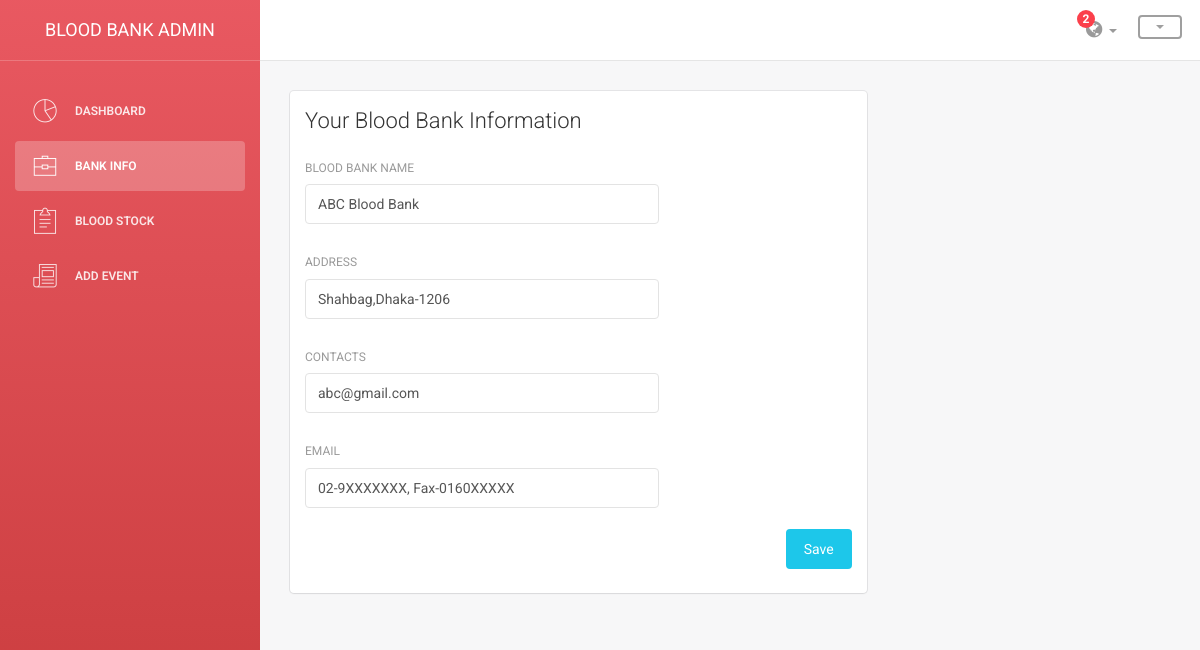
Page /public/admin/bank/bank_info.php (signed in) on the committed database.
### tables this page shows
CREATE TABLE blood_bank (
  blood_bank_id INT(11) NOT NULL AUTO_INCREMENT,
  admin_id INT(11) NOT NULL,
  name VARCHAR(100) NOT NULL,
  address VARCHAR(255) DEFAULT NULL,
  phone VARCHAR(255) DEFAULT NULL,
  email VARCHAR(50) DEFAULT NULL,
  `A+` SMALLINT(6) DEFAULT NULL,
  `B+` SMALLINT(6) DEFAULT NULL,
  `AB+` SMALLINT(6) DEFAULT NULL,
  `O+` SMALLINT(6) DEFAULT NULL,
  `A-` SMALLINT(6) DEFAULT NULL,
  `B-` SMALLINT(6) DEFAULT NULL,
  `AB-` SMALLINT(6) DEFAULT NULL,
  `O-` SMALLINT(6) DEFAULT NULL,
  PRIMARY KEY (blood_bank_id),
  CONSTRAINT FK_blood_bank_admin_admin_id FOREIGN KEY (admin_id)
    REFERENCES admin(admin_id) ON DELETE RESTRICT ON UPDATE RESTRICT
);

### public/admin/bank/bank_info.php (the view, shortened to what this page needs)
<?php
include ('header.php');
include '../../../includes/db_connection.php';
$bb_id=(int)$_SESSION['bank_id'];
$admin_id=(int)$_SESSION['admin_id'];
$sql="SELECT * FROM blood_bank WHERE blood_bank_id={$bb_id} AND admin_id={$admin_id}";
$result=mysqli_query($connection,$sql);
if($result){
    $row=mysqli_fetch_assoc($result);
}
else{
    ?>
    <script type="text/javascript">
        alert("Ops, Your Blood Bank information is not given yet");
    </script>
    <?php
}
?>
		<div class="content">
            <div class="container-fluid">
                <div class="row">
                    <div class="col-md-8">
                        <div class="card">
                            <div class="header">
                                <h4 class="title">Your Blood Bank Information</h4>
                            </div>
                            <div class="content">
                                <form id="bank_info" method="post">
                                    <div class="row">
                                        <div class="col-md-8">
                                            <div class="form-group">
                                                <label>Blood Bank Name</label>
                                                <input type="text" name="name" class="form-control" placeholder="Name of Your Blood Bank" value="<?php echo $row['name']; ?>">
                                            </div>
                                        </div>
                                    </div>
								     <div class="row">
                                        <div class="col-md-8">
                                            <div class="form-group">
                                                <label>Address</label>
                                                <input type="text" name="address" class="form-control" placeholder="House no Road no" value="<?php echo  $row['address'] ?>">
                                            </div>
                                        </div>
                                    </div>
                                    <div class="row">
                                        <div class="col-md-8">
                                            <div class="form-group">
                                                <label>Contacts</label>
                                                <input type="text" name="contact" class="form-control" placeholder="phone no" value="<?php echo $row['phone'] ?>">
                                            </div>
                                        </div>
                                    </div>
                                    <div class="row">
                                        <div class="col-md-8">
                                            <div class="form-group">
                                                <label>Email</label>
                                                <input type="text" name="email" class="form-control" placeholder="email" value="<?php echo $row['email'] ?>">
                                            </div>
                                        </div>
                                    </div>
                                    <button type="submit" class="btn btn-info btn-fill pull-right">Save</button>
                                     <div class="clearfix"></div>
                                </form>
                            </div>
                        </div>
                    </div>
                </div>
            </div>
        </div>
<?php
include "footer.php";
?>

### public/admin/hospital/assets/css/table.css (style rules this page uses)
body { line-height: 1.6em; }

### public/admin/hospital/assets/css/animation.css (style rules this page uses)
body { margin: 0px; width: 100%; }

### rows in the picture
blood_bank: name "ABC Blood Bank", address "Shahbag,Dhaka-1206", contact "abc@gmail.com", email "02-9XXXXXXX, Fax-0160XXXXX"
